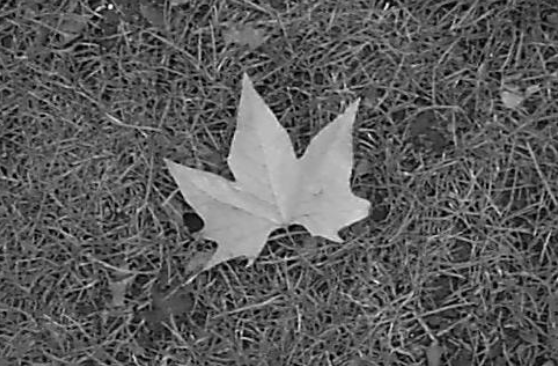
%> input picture Images/leaf.png, 558 x 366 px
$ octave opening_closing.m   (GNU Octave 9; MATLAB toolbox functions it lacks are replaced by stand-ins)
%> lines starting %> are read from the running program, lines starting %| are printed output that depends on the picture; in (x1, y1, x2, y2) boxes, pixels count from 0 and x2, y2 are one past the last pixel; in counts of white or black regions, pixels touching at a corner belong together; the program's own positions count from 1
% method for clearing up unwanted structures in a thresholded binary image
% can be thought of as segmentation

% convert image to grayscale, threshold and apply opening followed by
% closing

F = imread('leaf.png'); % Opens file for reading
%> F is the input picture: size 366x558x3 uint8; min 0, max 250, mean 91.6
F = rgb2gray(F); % convert to grayscale
%> F: size 366x558 uint8

figure(1)
imagesc(F)
colormap(gray(256))

bw = (F>150);
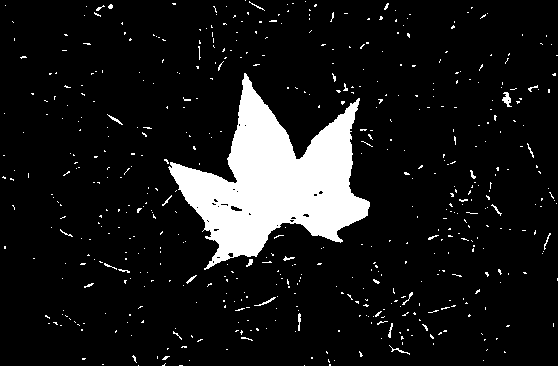
%> bw: size 366x558 logical; 10% white; 545 white regions (521 under 20 px), largest, box (x1, y1, x2, y2) and area: (168, 73, 370, 270) 17566, (502, 92, 512, 107) 79, (254, 297, 276, 306) 43

figure(2)
imagesc(bw)
colormap(gray(256))

se = strel('disk',5);

opened = imopen(bw,se);
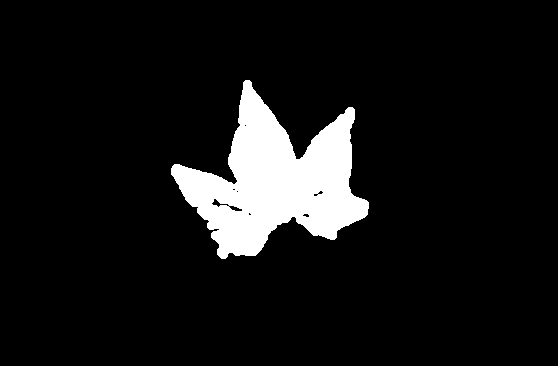
%> opened: size 366x558 logical; 8.4% white; 1 white region, box (x1, y1, x2, y2) and area: (171, 80, 369, 259) 17063

opened_closed = imclose(opened,se);
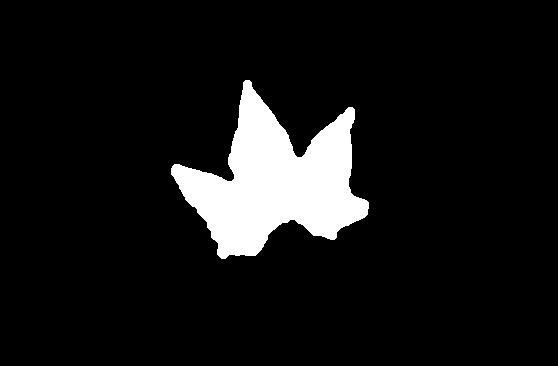
%> opened_closed: size 366x558 logical; 8.5% white; 1 white region, box (x1, y1, x2, y2) and area: (171, 80, 369, 259) 17295

figure(3)
imagesc(opened_closed)
colormap(gray(256))
